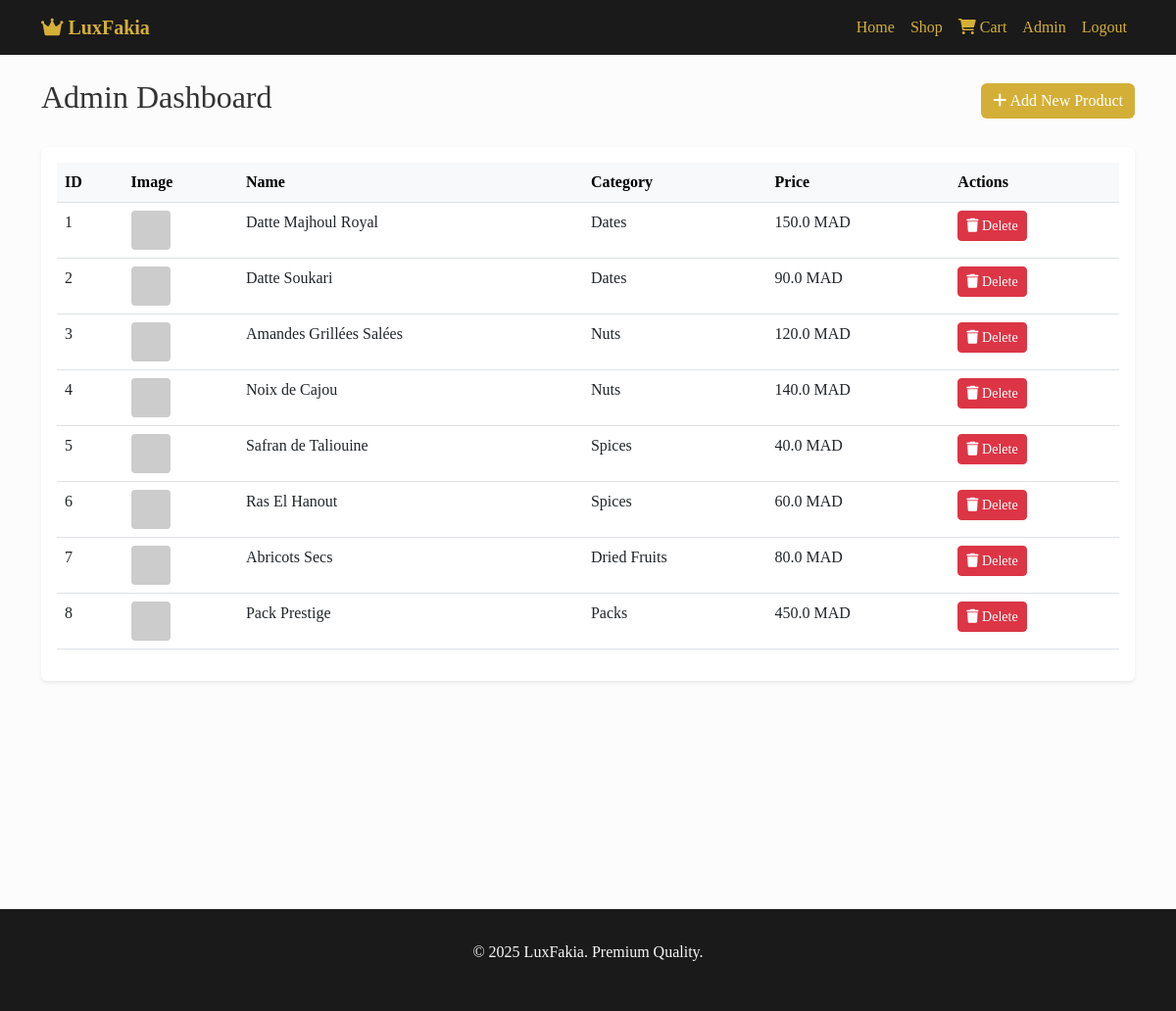
The page /admin/ (signed in) on the database its author committed.
### models.py (models this page shows, shortened)
class Product(db.Model):
    id = db.Column(db.Integer, primary_key=True)
    name = db.Column(db.String(150), nullable=False)
    description = db.Column(db.Text, nullable=True)
    price = db.Column(db.Float, nullable=False)
    category = db.Column(db.String(100), nullable=False)
    image_url = db.Column(db.String(500), nullable=True)

### admin_routes.py (the view)
@admin_bp.route('/')
@login_required
def dashboard():
    products = Product.query.all()
    return render_template('admin/dashboard.html', products=products)

### app.py (called while the page is built)
def create_app(test_config=None):
    app = Flask(__name__)
    app.config['SECRET_KEY'] = os.environ.get('SECRET_KEY', 'dev-secret-key-luxfakia')
    app.config['SQLALCHEMY_DATABASE_URI'] = 'sqlite:///luxfakia.db'
    app.config['SQLALCHEMY_TRACK_MODIFICATIONS'] = False
    if test_config:
        app.config.update(test_config)
    csrf = CSRFProtect()
    csrf.init_app(app)
    db.init_app(app)
    login_manager = LoginManager()
    login_manager.login_view = 'admin.login'
    login_manager.init_app(app)
    @login_manager.user_loader
    def load_user(user_id):
        return User.query.get(int(user_id))
    from routes import main_bp
    from admin_routes import admin_bp
    app.register_blueprint(main_bp)
    app.register_blueprint(admin_bp)
    with app.app_context():
        db.create_all()
    return app

### templates/admin/dashboard.html (shortened to what this page needs)
{% extends "base.html" %}
{% block content %}
<div class="d-flex justify-content-between align-items-center mb-4">
    <h2>Admin Dashboard</h2>
    <a href="{{ url_for('admin.add_product') }}" class="btn btn-gold"><i class="fas fa-plus"></i> Add New Product</a>
</div>
<div class="card shadow-sm">
    <div class="card-body">
        <div class="table-responsive">
            <table class="table table-hover">
                <thead class="table-light">
                    <tr>
                        <th>ID</th>
                        <th>Image</th>
                        <th>Name</th>
                        <th>Category</th>
                        <th>Price</th>
                        <th>Actions</th>
                    </tr>
                </thead>
                <tbody>
                    {% for product in products %}
                    <tr>
                        <td>{{ product.id }}</td>
                        <td><img src="{{ product.image_url }}" alt="" style="width: 40px; height: 40px; object-fit: cover; border-radius: 4px;"></td>
                        <td>{{ product.name }}</td>
                        <td>{{ product.category }}</td>
                        <td>{{ product.price }} MAD</td>
                        <td>
                            <form action="{{ url_for('admin.delete_product', product_id=product.id) }}" method="POST" onsubmit="return confirm('Are you sure?');" style="display:inline;">
                                <button type="submit" class="btn btn-sm btn-danger"><i class="fas fa-trash"></i> Delete</button>
                            </form>
                        </td>
                    </tr>
                    {% endfor %}
                </tbody>
            </table>
        </div>
    </div>
</div>
{% endblock %}

### templates/base.html (style rules this page uses)
:root { --primary-gold: #D4AF37; --dark-bg: #1a1a1a; --light-text: #f8f9fa; }
body { font-family: 'Playfair Display', serif; background-color: #fcfcfc; color: #333; }
.btn-gold { background-color: var(--primary-gold); color: #fff; border: none; }
.card { border: none; box-shadow: 0 4px 8px rgba(0,0,0,0.1); transition: transform 0.3s; }

### rows shown on the page
Product: id "1", name "Datte Majhoul Royal", category "Dates", price "150.0"
Product: id "2", name "Datte Soukari", category "Dates", price "90.0"
Product: id "3", name "Amandes Grillées Salées", category "Nuts", price "120.0"
Product: id "4", name "Noix de Cajou", category "Nuts", price "140.0"
Product: id "5", name "Safran de Taliouine", category "Spices", price "40.0"
Product: id "6", name "Ras El Hanout", category "Spices", price "60.0"
Product: id "7", name "Abricots Secs", category "Dried Fruits", price "80.0"
Product: id "8", name "Pack Prestige", category "Packs", price "450.0"
